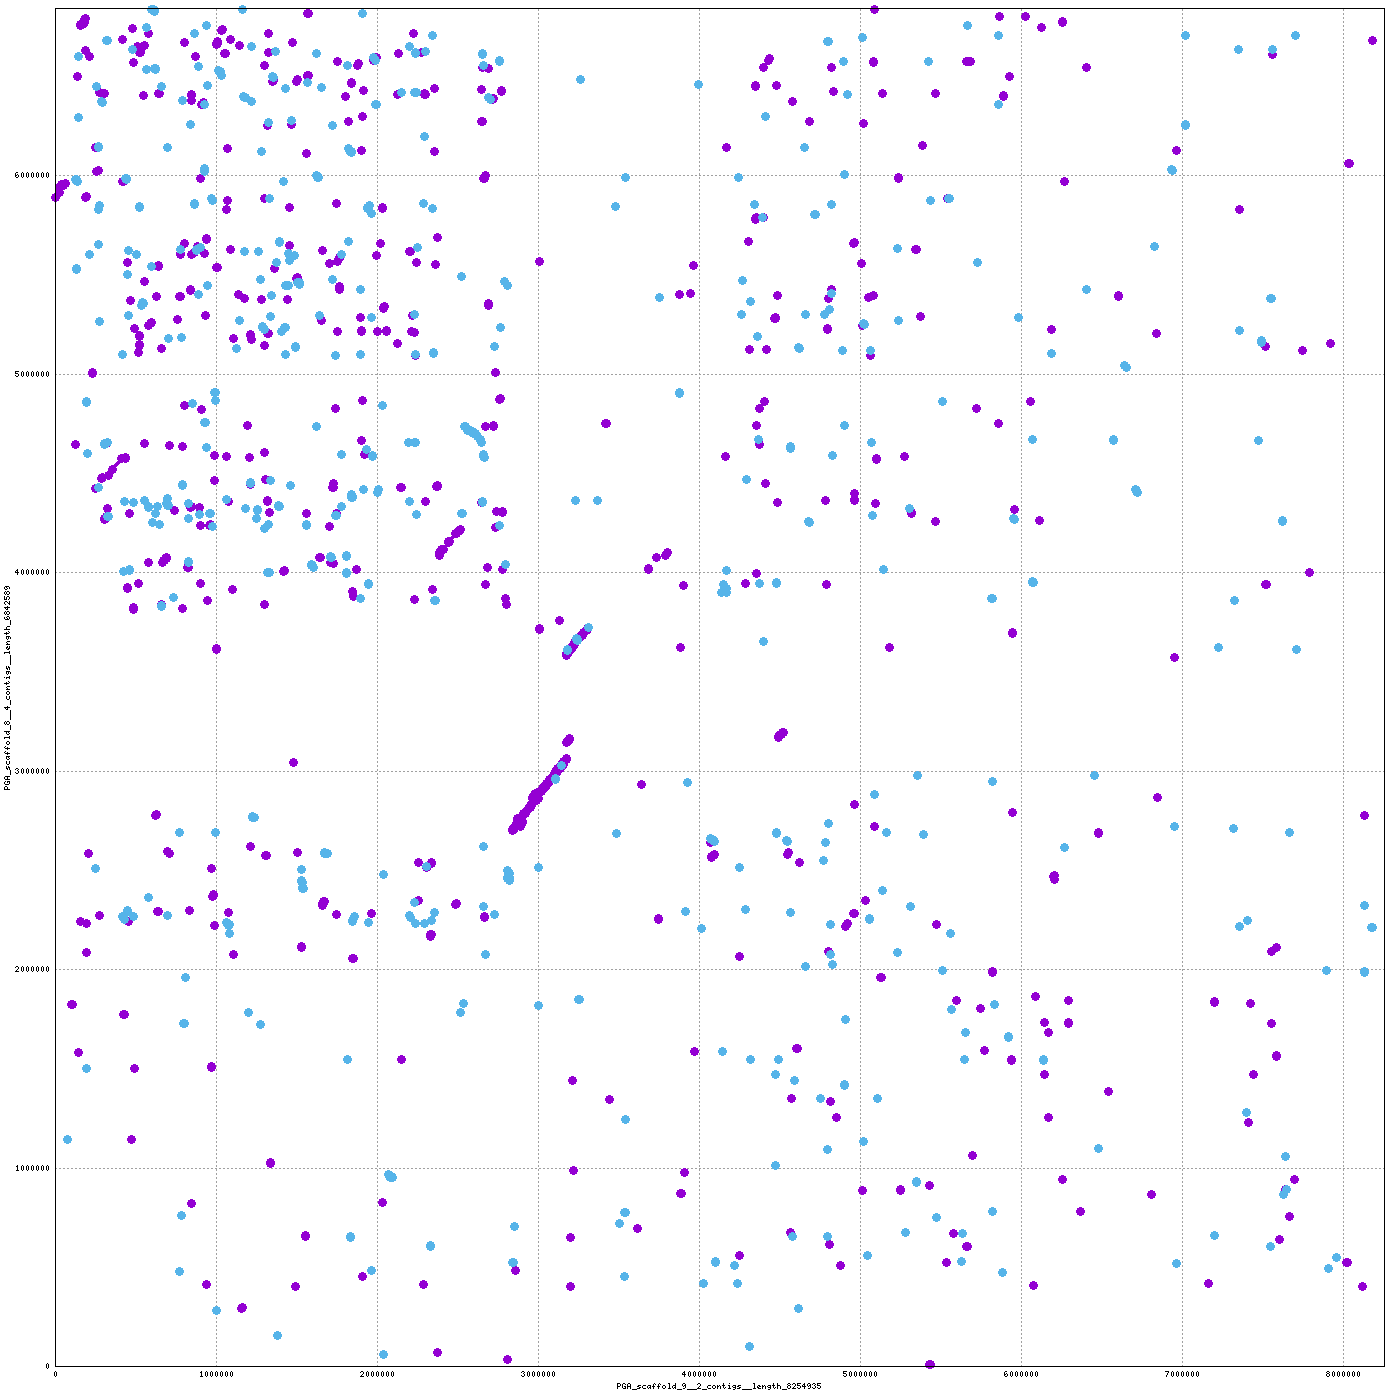

The gnuplot source for this figure:
set terminal png tiny size 1400,1400
set output "/home/mike/Desktop/scripts/snakes/plot_pairs/hiCversion1.linear/nucmer/nucmer.17.png"
set size 1,1
set grid
unset key
set border 15
set tics scale 0
set xlabel "PGA_scaffold_9__2_contigs__length_8254935"
set ylabel "PGA_scaffold_8__4_contigs__length_6842589"
set format "%.0f"
set mouse format "%.0f"
set mouse mouseformat "[%.0f, %.0f]"
if(GPVAL_VERSION < 5) set mouse clipboardformat "[%.0f, %.0f]"
set xrange [1:8254935]
set yrange [1:6842589]
set style line 1  lt 1 lw 3 pt 6 ps 1
set style line 2  lt 3 lw 3 pt 6 ps 1
set style line 3  lt 2 lw 3 pt 6 ps 1
plot \
 "/home/mike/Desktop/scripts/snakes/plot_pairs/hiCversion1.linear/nucmer/nucmer.17.fplot" title "FWD" w lp ls 1, \
 "/home/mike/Desktop/scripts/snakes/plot_pairs/hiCversion1.linear/nucmer/nucmer.17.rplot" title "REV" w lp ls 2
